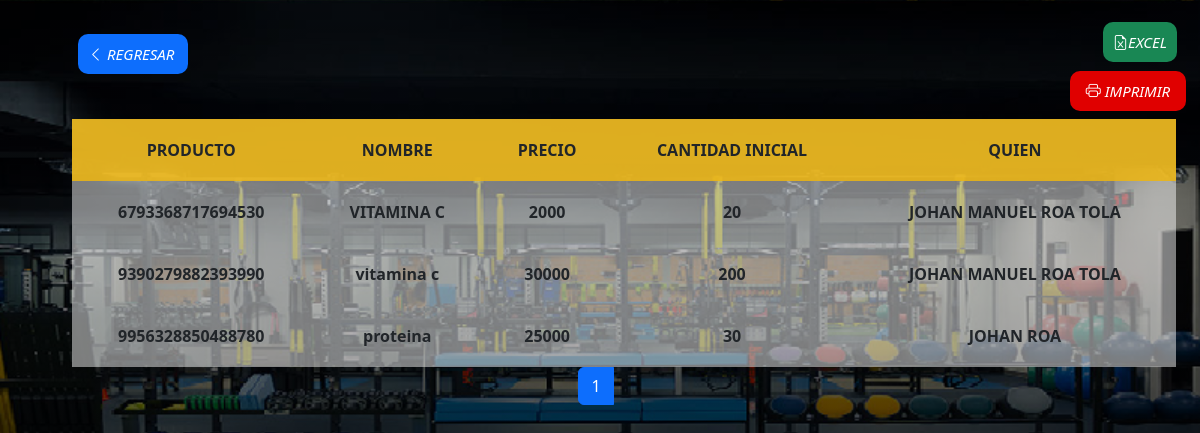
Page /vista/admin/tablas/t_pro.php (signed in) on the committed database.
### tables this page shows
CREATE TABLE `productos` (
  `id_producto` bigint(17) NOT NULL,
  `cod_producto` bigint(17) NOT NULL,
  `nom_producto` text NOT NULL,
  `precio` decimal(10,0) NOT NULL,
  `can_inicial` int(100) NOT NULL,
  `can_final` int(100) DEFAULT NULL,
  `docu_ingre` int(10) NOT NULL
);

CREATE TABLE `usuarios` (
  `documento` int(10) NOT NULL,
  `cod_barras` int(11) NOT NULL,
  `nom_completo` text DEFAULT NULL,
  `edad` int(2) DEFAULT NULL,
  `estatura` varchar(4) DEFAULT NULL,
  `fecha_nacimiento` date DEFAULT NULL,
  `tipo_usuario` int(11) DEFAULT NULL,
  `usuario` varchar(20) DEFAULT NULL,
  `contraseña` varchar(100) DEFAULT NULL,
  `telefono` bigint(10) DEFAULT NULL,
  `direccion` varchar(20) DEFAULT NULL,
  `correo` varchar(20) DEFAULT NULL,
  `estado` int(11) NOT NULL,
  `genero` int(2) DEFAULT NULL,
  `foto` varchar(200) NOT NULL
);

### vista/admin/tablas/t_pro.php (the view, shortened to what this page needs)
<?php
$daba = new Database();
$conex = $daba->conectar();
$por_pagina = 5;
if(isset($_GET['pagina'])){
$pagina = $_GET['pagina'];
}
else
{
$pagina = 1;
}
$empieza = ($pagina - 1) * $por_pagina;
$sql1 = $conex->prepare("SELECT * FROM productos INNER JOIN usuarios ON productos.docu_ingre = usuarios.documento
ORDER BY id_producto LIMIT $empieza, $por_pagina");
$sql1->execute();
$resultado1 = $sql1->fetchAll(PDO::FETCH_ASSOC);
?>
<?php
$sql = $conex->prepare("SELECT COUNT(*) FROM productos  ORDER BY id_producto");
$sql->execute();
$resul = $sql->fetchColumn();
$total_paginas = ceil($resul / $por_pagina);
if ($total_paginas == 0)
{
echo "<center>".'Lista Vacia'."</center>";
} else
echo "<center><a href='t_pro.php?pagina=1'>" . "<i class='fa fa-arrow-left'></i>" . "</a>";
?>
<!DOCTYPE html>
<html lang="en">
<head>
    <link rel="stylesheet" href="../../../css/stiledi.css">
    <link rel="stylesheet" href=" https://cdn.jsdelivr.net/npm/bootstrap@5.3.0-alpha3/dist/css/bootstrap.min.css">
    <link rel="stylesheet" href="https://cdn.jsdelivr.net/npm/bootstrap-icons@1.10.4/font/bootstrap-icons.css">
    <link rel="stylesheet" href="https://cdn.jsdelivr.net/npm/bootstrap-icons@1.10.3/font/bootstrap-icons.css">
</head>
<body>
    <a class="btn btn success" href="../index.php" style="margin-left: -45%; margin-top:3%; position:absolute;">
    <i class="bi bi-chevron-left" style="padding:10px 14px 10px 10px; color:#fff; font-size:15px; background-color:#0d6efd; border-radius:10px;"> REGRESAR</i>
    </a>
    <br>
    <a class="btn btn success" style="margin-left: 90%; margin-top:0%;" href="../excel/excel_pro.php">
    <i class="bi bi-file-earmark-excel" style="padding:10px 10px 10px 10px; border-radius:10px; color:#fff; font-size:15px; background-color:#198754;">EXCEL</i>
    </a>
    <br>
    <a  class="btn btn success" href="../imprimir/imp_productos.php" style="margin-left: 88%; margin-top:1%;">
    <i class="bi bi-printer" style="padding:10px 16px 10px 16px; border-radius:10px; color:#fff; font-size:15px; background-color:#E00000;">  IMPRIMIR</i>
    </a>
    <table>
        <thead>
            <tr>
                <th>PRODUCTO</th>
                <th>NOMBRE</th>
                <th>PRECIO</th>
                <th>CANTIDAD INICIAL</th>
                <th>QUIEN</th>
            </tr>
        </thead>
        <?php
        foreach ($resultado1 as $usu) {
        ?>
            <tr>
                <td><?= $usu['id_producto'] ?></td>
                <td><?= $usu['nom_producto'] ?></td>
                <td><?= $usu['precio'] ?></td>
                <td><?= $usu['can_inicial'] ?></td>
                <td><?= $usu['nom_completo'] ?></td>
            </tr>
        <?php
        }
        ?>
    </table>
        <div class="text-center" role="toolbar" aria-label="Toolbar with button groups">
                <div class="btn-group me-2" role="group" aria-label="First group" aling>
                    <?php
                    for ($i = 1; $i <= $total_paginas; $i++) {
                        echo "<a class='btn btn-primary'  href='t_pro.php?pagina=" . $i . "'> " . $i . " </a>";
                    }
                    echo "<a href='t_pro.php?pagina=$total_paginas'>" . "<i class='fa fa-arrow-right'></i>"
                        . "</a></center>";
                    ?>
</body>
</html>

### css/stiledi.css (style rules this page uses)
body { margin: 0; padding: 0; background:linear-gradient(0deg, rgba(0,0,0,10), rgba(0,0,0,0.3)), url(../img/lissta.png); background-size: 100%; font-family: sans-serif; height: 100vh; }
table { border-collapse: collapse; margin-top: 10px; width:92%; margin-left: 4%; background-color: #ffffff7a; text-align: left; border: collapse; Text-align:Center; }
td,th { font-weight: bold; padding:20px; }
thead { border-bottom: solid 5px #000; background-color: #edb612dd; }
a { text-decoration: none; margin-left: 10px; font-size: 20px; color: rgb(255, 255, 255); }

### rows in the picture
productos: id_producto "6793368717694530", nom_producto "VITAMINA C", precio "2000", can_inicial "20", docu_ingre.nom_completo "JOHAN MANUEL ROA TOLA"
productos: id_producto "9390279882393990", nom_producto "vitamina c", precio "30000", can_inicial "200", docu_ingre.nom_completo "JOHAN MANUEL ROA TOLA"
productos: id_producto "9956328850488780", nom_producto "proteina", precio "25000", can_inicial "30", docu_ingre.nom_completo "JOHAN ROA"
